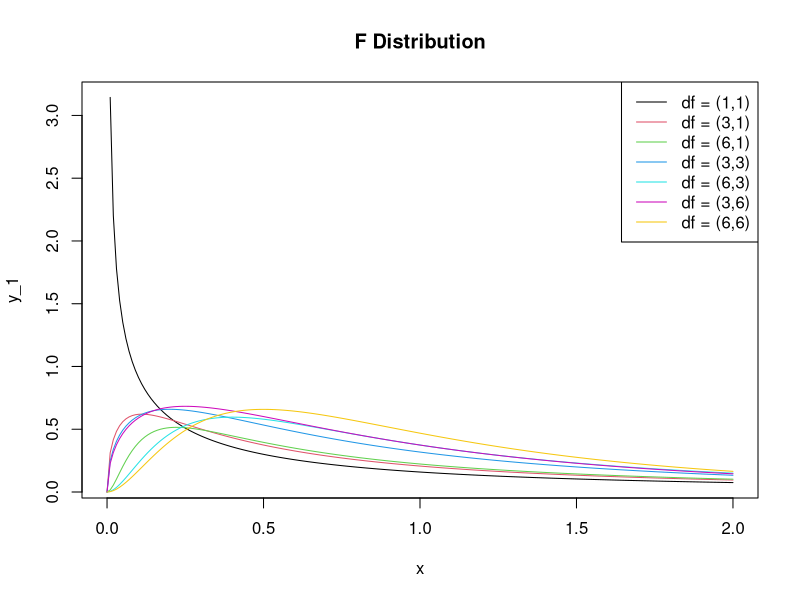

The R source for this figure:
library(stats)

##################################################################
##                VISUALIZING THE F DISTRIBUTION                ##
##################################################################



x <- seq(from = 0, to = 2, length = 200)

# Evaluate the densities / df refers to the F-Distribution
y_1 <- df(x, 1, 1)
y_2 <- df(x, 3, 1)
y_3 <- df(x, 6, 1)
y_4 <- df(x, 3, 3)
y_5 <- df(x, 6, 3)
y_6 <- df(x, 3, 6)
y_7 <- df(x, 6, 6)

# Plot the densities
plot(x, y_1, col = 1, type = "l", main = "F Distribution")
lines(x, y_2, col = 2)
lines(x, y_3, col = 3)
lines(x, y_4, col = 4)
lines(x, y_5, col = 5)
lines(x, y_6, col = 6)
lines(x, y_7, col = 7)

# Add the legend
legend("topright",
       c("df = (1,1)", "df = (3,1)", "df = (6,1)", "df = (3,3)", 
         "df = (6,3)", "df = (3,6)", "df = (6,6)"), 
       col = c(1, 2, 3, 4, 5, 6, 7), lty = 1)
